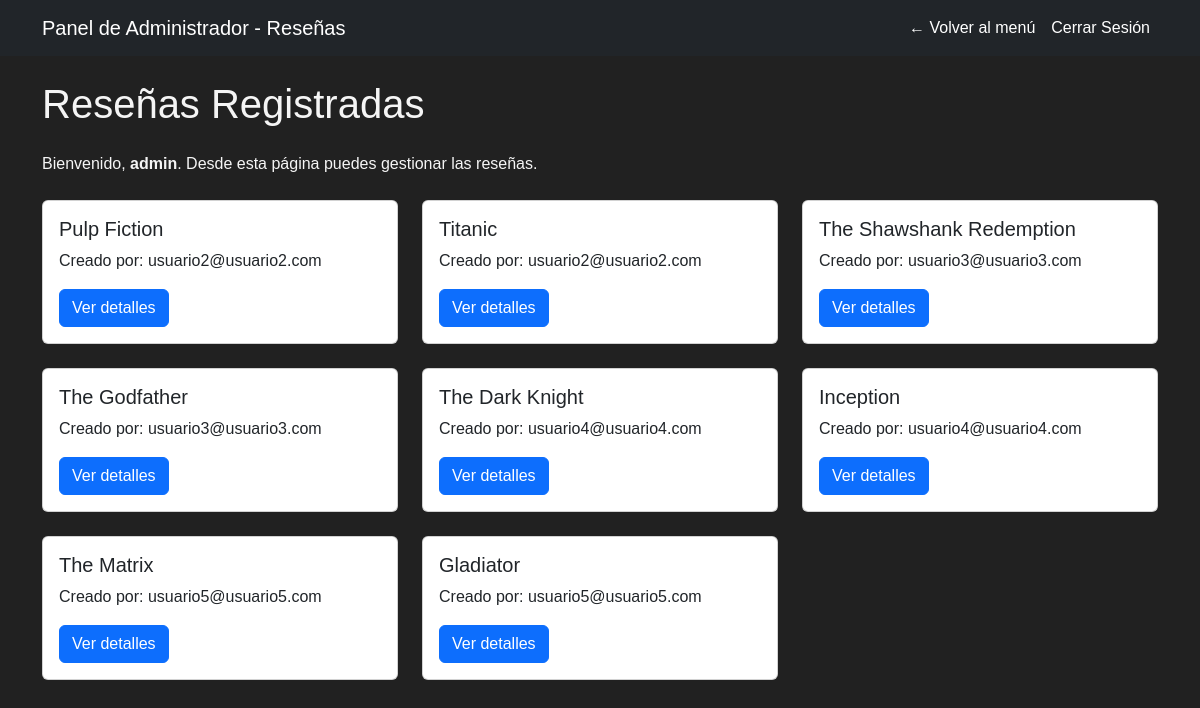
The app's page /admin_reseñas (signed in) with its own data.
### models.py (models this page shows)
class Usuario(UserMixin, db.Model):
    id = db.Column(db.Integer, primary_key=True)
    nombre = db.Column(db.String(80), nullable=False)
    apellidos = db.Column(db.String(80), nullable=False)
    telefono = db.Column(db.String(20), nullable=False)
    email = db.Column(db.String(120), unique=True, nullable=False)
    contraseña = db.Column(db.String(128), nullable=False)
    is_admin = db.Column(db.Boolean, default=False)

class ResenaPelicula(db.Model):
    __tablename__ = 'resenas_peliculas'
    id = db.Column(db.Integer, primary_key=True, autoincrement=True)
    titulo = db.Column(db.String(255), nullable=False)
    anio = db.Column(db.Integer)
    duracion = db.Column(db.Integer)
    genero = db.Column(db.String(100))
    puntuacion = db.Column(db.Numeric(3, 1))
    resena = db.Column(db.Text)
    imagen = db.Column(db.String(255))
    id_usuario = db.Column(db.Integer, db.ForeignKey('usuario.id'))

### auth.py (the view)
@app.route('/admin_reseñas')
@login_required
def admin_reseñas():
    if not current_user.is_admin:
        flash("No tienes permisos de administrador", "warning")
        return redirect(url_for('login'))
    reseñas_con_email = db.session.query(ResenaPelicula, Usuario.email).join(Usuario, ResenaPelicula.id_usuario == Usuario.id).all()
    return render_template('admin_reseñas.html', reseñas=reseñas_con_email)

### app.py (called while the page is built)
@login_manager.user_loader
def load_user(user_id):
    return Usuario.query.get(int(user_id))

### templates/admin_reseñas.html (shortened to what this page needs)
<!DOCTYPE html>
<html lang="es">
<head>
  <link href="https://cdn.jsdelivr.net/npm/bootstrap@5.3.3/dist/css/bootstrap.min.css" rel="stylesheet">
  <link rel="stylesheet" href="{{ url_for('static', filename='reseñas.css') }}">
</head>
<body>
    <nav class="navbar navbar-expand-lg navbar-dark bg-dark">
        <div class="container">
        <a class="navbar-brand" href="#">Panel de Administrador - Reseñas</a>
        <div class="collapse navbar-collapse" id="navbarContent">
            <ul class="navbar-nav ms-auto">
            <li class="nav-item">
                <a class="nav-link" href="{{ url_for('admin_menu') }}">&#x2190; Volver al menú</a>
            </li>
            <li class="nav-item">
                <a class="nav-link" href="{{ url_for('logout') }}">Cerrar Sesión</a>
            </li>
            </ul>
        </div>
        </div>
    </nav>
    <div class="content container mt-4">
        <h1 class="mb-4">Reseñas Registradas</h1>
        <p>Bienvenido, <strong>{{ current_user.nombre }}</strong>. Desde esta página puedes gestionar las reseñas.</p>
    </div>
    <div class="container mt-4">
        <div class="row">
        {% for resena, email in reseñas %}
        <div class="col-md-4 mb-4">
            <div class="card h-100">
            <div class="card-body">
                <h5 class="card-title">{{ resena.titulo }}</h5>
                <p class="card-text">Creado por: {{ email }}</p>
                <button type="button" class="btn btn-primary" data-bs-toggle="modal" data-bs-target="#modalResena{{ resena.id }}">
                Ver detalles
                </button>
            </div>
            </div>
        </div>
        {% endfor %}
        </div>
    </div>
</body>
</html>

### static/reseñas.css (style rules this page uses)
body { height: 100vh; margin: 0; font-family: Arial, sans-serif; font-size: 16px; background-color: #212121; color: whitesmoke; }
.navbar { width: 100%; background-color: #100d0d; overflow: hidden; color: whitesmoke; }
.navbar a { float: left; display: block; color: white; text-align: center; text-decoration: none; }

### records on screen
Usuario: nombre "admin"
ResenaPelicula: titulo "Pulp Fiction", email "usuario2@usuario2.com"
ResenaPelicula: titulo "Titanic", email "usuario2@usuario2.com"
ResenaPelicula: titulo "The Shawshank Redemption", email "usuario3@usuario3.com"
ResenaPelicula: titulo "The Godfather", email "usuario3@usuario3.com"
ResenaPelicula: titulo "The Dark Knight", email "usuario4@usuario4.com"
ResenaPelicula: titulo "Inception", email "usuario4@usuario4.com"
ResenaPelicula: titulo "The Matrix", email "usuario5@usuario5.com"
ResenaPelicula: titulo "Gladiator", email "usuario5@usuario5.com"
